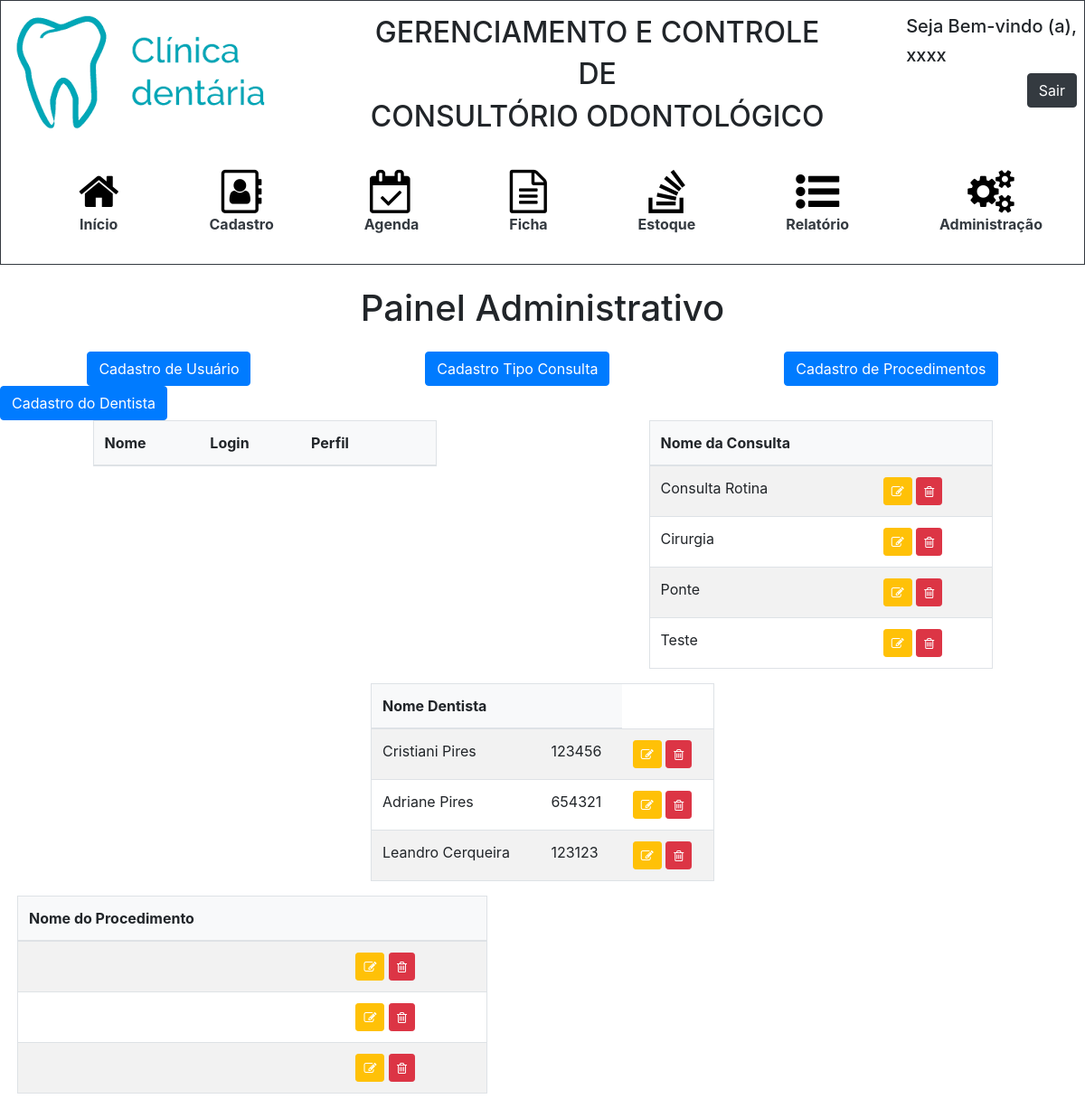
Screenshot of /adm.php with the database file from the repository.
### tables this page shows
CREATE TABLE `tipoconsulta` (
  `id_tipoconsulta` int(11) NOT NULL,
  `nomeconsulta` varchar(50) NOT NULL
);

CREATE TABLE `dentista` (
  `id_dentista` int(11) NOT NULL,
  `nomedentista` varchar(50) NOT NULL,
  `cro` varchar(15) NOT NULL
);

CREATE TABLE `procedimento` (
  `id_procedimento` int(11) NOT NULL,
  `tipoproce` varchar(255) DEFAULT NULL
);

### adm.php (the view, shortened to what this page needs)
<!DOCTYPE html>
<html>
  <head>
    <link rel="stylesheet" href="https://stackpath.bootstrapcdn.com/bootstrap/4.3.1/css/bootstrap.min.css">
    <link rel="stylesheet" href="https://cdnjs.cloudflare.com/ajax/libs/font-awesome/4.7.0/css/font-awesome.min.css">
    <link rel="stylesheet" type="text/css" href="styleHeader.css">
  </head>
  <body>
  <?php include 'header.php'?>
    <h1 class = "text-center mb-4">Painel Administrativo</h1>
      <div class = "d-flex justify-content-around">
        <button type="button" class="btn btn-primary btn-md" data-toggle="modal" data-target="#modal1">Cadastro de Usuário</button>
       <button type="button" class="btn btn-primary btn-md" data-toggle="modal" data-target="#modal2">Cadastro Tipo Consulta</button>
        <button type="button" class="btn btn-primary btn-md" data-toggle="modal" data-target="#modal3">Cadastro de Procedimentos</button>
      </div>
        <button type="button" class="btn btn-primary btn-md" data-toggle="modal" data-target="#modal4">Cadastro do Dentista</button>
    <div class = "row d-flex justify-content-around">
      <div class = "col-md-4 overflow-auto ml-1 mr-1" style = "max-width:550px">
      <table class="table border table-striped">
        <thead id = "theadCadastro" class = "bg-light">
          <tr>
            <th scope="col">Nome</th>
            <th scope="col">Login</th>
            <th scope="col">Perfil</th>
            <th></th>
          </tr>
        </thead>
      </table>
      </div>
      <div class = "col-md-4 overflow-auto ml-1 mr-1" style = "max-width:550px">
        <table class="table border table-striped">
          <thead id = "theadCadastro" class = "bg-light">
            <tr>
              <th scope="col">Nome da Consulta</th>
              <th></th>
            </tr>
          </thead>
          <tbody id = "tbodyCadastro">
          <?php
            include_once 'conexao.php';
            $sql = "SELECT * FROM tipoconsulta";
            $busca = mysqli_query($con, $sql);
            while($array = mysqli_fetch_array($busca)){
            $nomeconsulta = $array['nomeconsulta'];
          ?>
            <tr>
              <td><?php echo $nomeconsulta?></td>
              <td>
                <a class="btn btn-warning btn-sm"  style="color:#fff" href="editarAtendimento.php?id=<?php echo $array['id_atendimento'] ?>" role="button"><i class="fa fa-pencil-square-o"></i></a>
                <a class="btn btn-danger btn-sm"  style="color:#fff" onclick = "excluirAtendimento(<?php echo $array['id_atendimento']?>)" role="button"><i class="fa fa-trash-o"></i></a>
              </td>
            </tr>
          <?php } ?>
          </tbody>
        </table>
      </div>
      <div class = "col-md-4 overflow-auto ml-1 mr-1" style = "max-width:550px">
        <table class="table border table-striped">
          <thead id = "theadCadastro" class = "bg-light">
            <tr>
              <th scope="col">Nome Dentista</th>
              <th></th>
            </tr>
          </thead>
          <tbody id = "tbodyCadastro">
            <?php
              include_once 'conexao.php';
              $sql = "SELECT * FROM dentista";
              $busca = mysqli_query($con, $sql);
              while($array = mysqli_fetch_array($busca)){
              $nomedentista = $array['nomedentista'];
              $cro = $array['cro'];
            ?>
            <tr>
              <td><?php echo $nomedentista?></td>
              <td><?php echo $cro?></td>
              <td>
                <a class="btn btn-warning btn-sm"  style="color:#fff" href="editarProcedimento.php?id=<?php echo $array['id_procedimento']?>" role="button"><i class="fa fa-pencil-square-o"></i></a>
                <a class="btn btn-danger btn-sm"  style="color:#fff" onclick = "excluirProcedimento(<?php echo $array['id_procedimento']?>)" role="button"><i class="fa fa-trash-o"></i></a>
              </td>
            </tr>
            <?php } ?>
          </tbody>
        </table>
      </div>
    </div>
      <div class = "col-md-4 overflow-auto ml-1 mr-1" style = "max-width:550px">
        <table class="table border table-striped">
          <thead id = "theadCadastro" class = "bg-light">
            <tr>
              <th scope="col">Nome do Procedimento</th>
              <th></th>
            </tr>
          </thead>
          <tbody id = "tbodyCadastro">
            <?php
              include_once 'conexao.php';
              $sql = "SELECT * FROM procedimento";
              $busca = mysqli_query($con, $sql);
              while($array = mysqli_fetch_array($busca)){
              $nomeprocedimento = $array['nome'];
            ?>
            <tr>
              <td><?php echo $nomeprocedimento?></td>
              <td>
                <a class="btn btn-warning btn-sm"  style="color:#fff" href="editarProcedimento.php?id=<?php echo $array['id_procedimento']?>" role="button"><i class="fa fa-pencil-square-o"></i></a>
                <a class="btn btn-danger btn-sm"  style="color:#fff" onclick = "excluirProcedimento(<?php echo $array['id_procedimento']?>)" role="button"><i class="fa fa-trash-o"></i></a>
              </td>
            </tr>
            <?php } ?>
          </tbody>
        </table>
      </div>
  </body>
</html>

### rows the page displays
tipoconsulta: nomeconsulta "Consulta Rotina"
tipoconsulta: nomeconsulta "Cirurgia"
tipoconsulta: nomeconsulta "Ponte"
tipoconsulta: nomeconsulta "Teste"
dentista: nomedentista "Cristiani Pires", cro "123456"
dentista: nomedentista "Adriane Pires", cro "654321"
dentista: nomedentista "Leandro Cerqueira", cro "123123"
